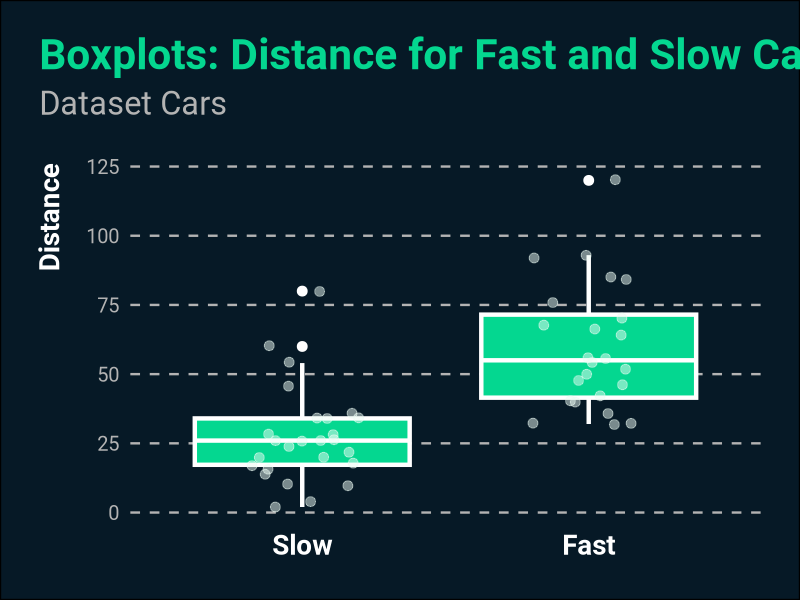

Write the R code that produced this figure.
## ---- chunk 1
knitr::opts_chunk$set( message = FALSE, warning = FALSE,
                      dev = "svg", fig.width = 10, fig.height = 7)


library(tidyverse)

## ---- chunk 2
#Codes for colors of TX
color_tx <- c("#04d790","#061926","#ecfcf4")


# Plot
p <- ggplot(cars, aes(dist, speed))+
  geom_point(color = color_tx[1], size = 2) +
  theme_minimal()+
  theme(plot.background = element_rect(fill = color_tx[2]),
        axis.title = element_text(face = "bold", color = "white"),
        axis.text = element_text(color = "grey90"),
        panel.grid.minor = element_blank(),
        panel.grid.major = element_line(size = 0.5, color = "grey90")) 
 




# Theme        
tx_theme <- theme_minimal(base_size = 18, base_family = "Roboto") +
  theme(panel.grid.minor = element_blank(),
        panel.grid.major = element_line(color = "grey70",linetype = 1),
        # Bold, bigger title
        plot.title = element_text(face = "bold", size = rel(1.7), color = "#04d790"),
        # Plain, slightly bigger subtitle that is grey
        plot.subtitle = element_text(face = "plain", size = rel(1.3), color = "grey70"),
        # Italic, smaller, grey caption that is left-aligned
        plot.caption = element_text(face = "italic", size = rel(0.7),
                                    color = "grey70", hjust = 0),
        # Title left
        plot.title.position = "plot",
        # Bold legend titles
        legend.title = element_text(face = "bold"),
        # Bold, slightly larger facet titles that are left-aligned for the sake of repetition
        #strip.text = element_text(face = "bold", size = rel(1.1), hjust = 0),
        # Bold axis titles
        axis.title = element_text(face = "bold", color = "White"),
        # Tex color
        axis.text = element_text(color = "grey70"),
        # Add some space above the x-axis title and make it left-aligned
        axis.title.x = element_text(margin = margin(t = 15), hjust = 0),
        # Add some space to the right of the y-axis title and make it top-aligned
        axis.title.y = element_text(margin = margin(r = 15), hjust = 1),
        # Add a light grey background to the facet titles, with no borders
        #strip.background = element_rect(fill = "grey90", color = NA),
        # Add a thin grey border around all the plots to tie in the facet titles
        #panel.border = element_rect(color = "grey90", fill = NA),
        # Add color TX
        plot.background = element_rect(fill = color_tx[2]),
        plot.margin = margin(rep(18, 4))) 

       



# plot Scatter
p <- ggplot(cars, aes(dist, speed)) +
  geom_point(color = "#04d790", size = 2) +
  labs(
    title = "Test, here goes title",
    x = "Distance",
    y = "Speed",
    subtitle = "Subtitle",
    caption = "Data:  Test data") +
  scale_x_continuous(limits = c(-5,125))  +
  tx_theme  

# plot Bar
cars <- cars %>% mutate(fast = factor(ifelse(speed > median(speed), 1,0)))
p <- ggplot(cars, aes(fast,dist)) +
  geom_col(fill = color_tx[1]) +
  scale_x_discrete(labels=c('Slow', 'Fast'))+
  tx_theme

# Plot uncertainty

p <- ggplot(cars, aes(fast,dist)) +
  geom_boxplot(fill = color_tx[1]) +
  scale_x_discrete(labels=c('Slow', 'Fast'))+
  tx_theme

## ---- chunk 3
p <- ggplot(cars, aes(fast,dist)) +
  geom_boxplot(col = "white", fill = color_tx[1], linewidth = 1.5, fatten = 1, outlier.size = 3) +
  scale_x_discrete(labels=c('Slow', 'Fast'))+
  ## use either geom_point() or geom_jitter()
  geom_point(
    size = 3,
    alpha = .5,
    color = color_tx[3],
    position = position_jitter(
      ## control randomness and range of jitter
      seed = 1, width = .2
    ))   +
  labs(
    title = "Boxplots: Distance for Fast and Slow Cars",
    subtitle = "Dataset Cars",
    y = "Distance"
  ) +
  tx_theme + 
  theme(panel.grid.major = element_line(linetype = 2),
                            panel.grid.major.x = element_blank(),
        axis.title.x = element_blank(),
        axis.text.x = element_text(face = "bold", size = 20, color = "white" ),
        axis.title.y = element_text(size = 20),
        plot.margin=unit(c(1,1,1,1), 'cm'),
        plot.subtitle = element_text(margin=margin(0,0,30,0))) 

p
# ggsave(here::here("posts","Theme", "box.svg"), width = 10, height = 7)

## ---- chunk 4
Sys.time()

